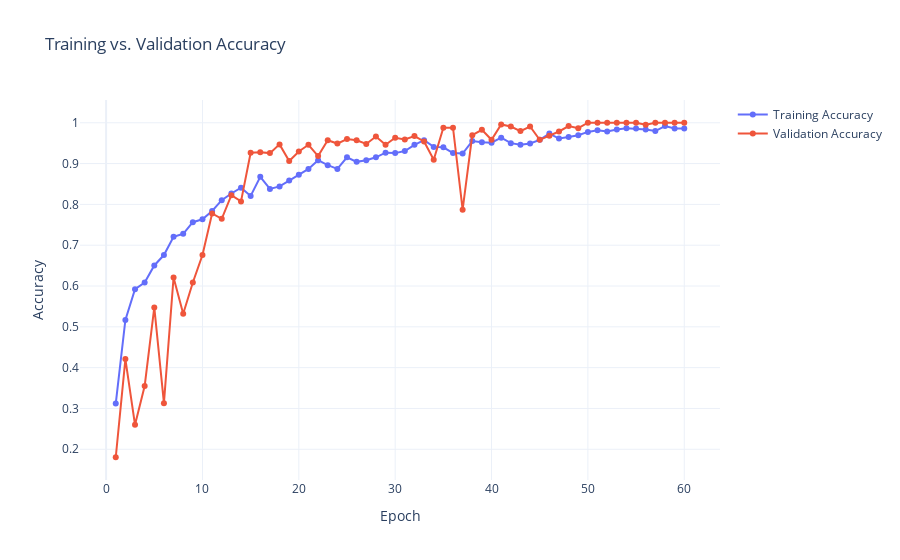
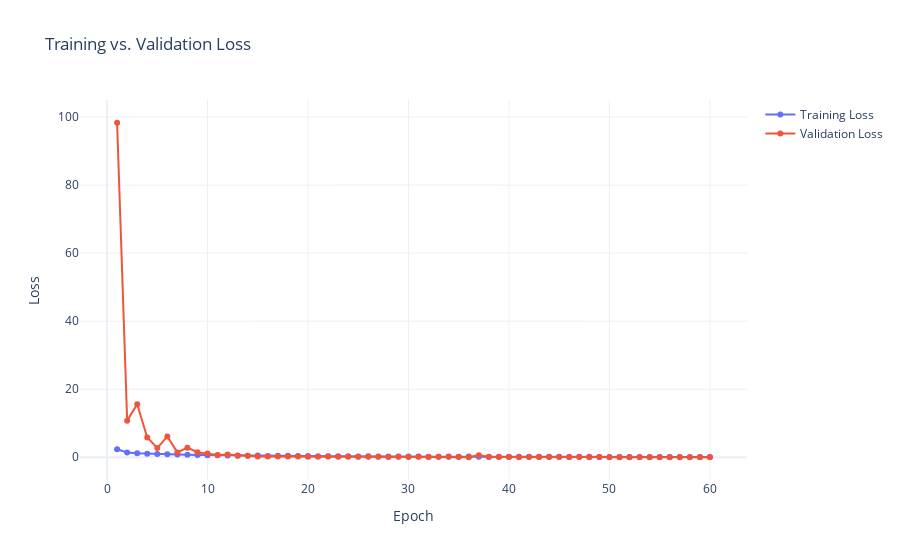

These figures' notebook cell, in order:
### Code cell
import plotly.graph_objects as go

# Create traces
fig = go.Figure()

# Training vs. Validation Accuracy
fig.add_trace(go.Scatter(x=list(range(1, len(history.history['accuracy']) + 1)), y=history.history['accuracy'], mode='lines+markers', name='Training Accuracy'))
fig.add_trace(go.Scatter(x=list(range(1, len(history.history['val_accuracy']) + 1)), y=history.history['val_accuracy'], mode='lines+markers', name='Validation Accuracy'))

# Layout for Accuracy
fig.update_layout(title='Training vs. Validation Accuracy', xaxis_title='Epoch', yaxis_title='Accuracy', template="plotly_white")

# Show the plot
fig.show()

# New figure for loss
fig = go.Figure()

fig.add_trace(go.Scatter(x=list(range(1, len(history.history['loss']) + 1)), y=history.history['loss'], mode='lines+markers', name='Training Loss'))
fig.add_trace(go.Scatter(x=list(range(1, len(history.history['val_loss']) + 1)), y=history.history['val_loss'], mode='lines+markers', name='Validation Loss'))

# Layout for Loss
fig.update_layout(title='Training vs. Validation Loss', xaxis_title='Epoch', yaxis_title='Loss', template="plotly_white")

# Show the plot
fig.show()

### Figure 1 — Plotly figure (JSON) as saved in the notebook; plotly's stock layout.template omitted (floating-point values rounded to 4 significant figures)
{"data": [{"mode": "lines+markers", "name": "Training Accuracy", "type": "scatter", "x": [1, 2, 3, 4, 5, 6, 7, 8, 9, 10, 11, 12, 13, 14, 15, 16, 17, 18, 19, 20, 21, 22, 23, 24, 25, 26, 27, 28, 29, 30, 31, 32, 33, 34, 35, 36, 37, 38, 39, 40, 41, 42, 43, 44, 45, 46, 47, 48, 49, 50, 51, 52, 53, 54, 55, 56, 57, 58, 59, 60], "y": [0.3119, 0.5168, 0.5923, 0.6086, 0.6504, 0.6758, 0.7207, 0.7278, 0.7564, 0.7635, 0.7839, 0.8104, 0.8267, 0.841, 0.8206, 0.8675, 0.8379, 0.844, 0.8583, 0.8726, 0.8869, 0.9083, 0.896, 0.8869, 0.9154, 0.9042, 0.9083, 0.9154, 0.9266, 0.9256, 0.9307, 0.946, 0.9572, 0.9409, 0.9399, 0.9256, 0.9246, 0.9551, 0.9521, 0.9511, 0.9633, 0.9501, 0.946, 0.949, 0.9582, 0.9735, 0.9613, 0.9653, 0.9694, 0.9776, 0.9817, 0.9786, 0.9837, 0.9867, 0.9857, 0.9837, 0.9796, 0.9918, 0.9857, 0.9857]}, {"mode": "lines+markers", "name": "Validation Accuracy", "type": "scatter", "x": [1, 2, 3, 4, 5, 6, 7, 8, 9, 10, 11, 12, 13, 14, 15, 16, 17, 18, 19, 20, 21, 22, 23, 24, 25, 26, 27, 28, 29, 30, 31, 32, 33, 34, 35, 36, 37, 38, 39, 40, 41, 42, 43, 44, 45, 46, 47, 48, 49, 50, 51, 52, 53, 54, 55, 56, 57, 58, 59, 60], "y": [0.1804, 0.421, 0.2599, 0.3547, 0.5474, 0.3129, 0.6208, 0.5321, 0.6086, 0.6758, 0.7778, 0.7645, 0.8226, 0.8073, 0.9266, 0.9276, 0.9256, 0.947, 0.9062, 0.9297, 0.946, 0.9185, 0.9572, 0.949, 0.9602, 0.9572, 0.948, 0.9664, 0.946, 0.9633, 0.9592, 0.9674, 0.9541, 0.9093, 0.9878, 0.9878, 0.787, 0.9694, 0.9827, 0.9582, 0.9959, 0.9908, 0.9796, 0.9908, 0.9582, 0.9684, 0.9786, 0.9918, 0.9867, 1, 1, 1, 1, 1, 1, 0.9949, 1, 1, 1, 1]}], "layout": {"autosize": true, "title": {"text": "Training vs. Validation Accuracy"}, "xaxis": {"autorange": true, "range": [-2.501, 63.5], "title": {"text": "Epoch"}, "type": "linear"}, "yaxis": {"autorange": true, "range": [0.1128, 1.068], "title": {"text": "Accuracy"}, "type": "linear"}}}

### Figure 2 — Plotly figure (JSON) as saved in the notebook; plotly's stock layout.template omitted (floating-point values rounded to 4 significant figures)
{"data": [{"mode": "lines+markers", "name": "Training Loss", "type": "scatter", "x": [1, 2, 3, 4, 5, 6, 7, 8, 9, 10, 11, 12, 13, 14, 15, 16, 17, 18, 19, 20, 21, 22, 23, 24, 25, 26, 27, 28, 29, 30, 31, 32, 33, 34, 35, 36, 37, 38, 39, 40, 41, 42, 43, 44, 45, 46, 47, 48, 49, 50, 51, 52, 53, 54, 55, 56, 57, 58, 59, 60], "y": [2.343, 1.409, 1.183, 1.059, 0.934, 0.8697, 0.7749, 0.7403, 0.6636, 0.6216, 0.585, 0.5227, 0.4607, 0.463, 0.4865, 0.3742, 0.4316, 0.4189, 0.3828, 0.3553, 0.3179, 0.2823, 0.2691, 0.2875, 0.2552, 0.2918, 0.2476, 0.2331, 0.222, 0.2103, 0.1973, 0.1685, 0.1486, 0.1708, 0.1703, 0.1939, 0.1859, 0.1565, 0.1541, 0.1499, 0.1389, 0.1234, 0.1441, 0.1301, 0.1175, 0.08987, 0.1131, 0.1179, 0.1017, 0.07488, 0.06465, 0.0682, 0.05438, 0.05812, 0.06084, 0.05432, 0.0602, 0.04177, 0.04751, 0.05201]}, {"mode": "lines+markers", "name": "Validation Loss", "type": "scatter", "x": [1, 2, 3, 4, 5, 6, 7, 8, 9, 10, 11, 12, 13, 14, 15, 16, 17, 18, 19, 20, 21, 22, 23, 24, 25, 26, 27, 28, 29, 30, 31, 32, 33, 34, 35, 36, 37, 38, 39, 40, 41, 42, 43, 44, 45, 46, 47, 48, 49, 50, 51, 52, 53, 54, 55, 56, 57, 58, 59, 60], "y": [98.33, 10.77, 15.57, 5.803, 2.711, 6.117, 1.435, 2.826, 1.487, 1.108, 0.6521, 0.783, 0.5372, 0.4744, 0.2358, 0.2049, 0.2275, 0.1892, 0.2287, 0.1835, 0.1603, 0.2168, 0.1414, 0.1353, 0.1353, 0.1189, 0.1469, 0.08773, 0.1459, 0.08967, 0.1286, 0.08943, 0.1146, 0.2172, 0.05157, 0.03653, 0.6249, 0.07921, 0.05445, 0.1051, 0.03142, 0.04325, 0.05656, 0.04052, 0.08352, 0.0937, 0.05458, 0.02493, 0.06457, 0.01088, 0.007522, 0.006467, 0.008484, 0.005292, 0.009563, 0.03311, 0.008546, 0.007495, 0.002743, 0.004373]}], "layout": {"autosize": true, "title": {"text": "Training vs. Validation Loss"}, "xaxis": {"autorange": true, "range": [-2.496, 63.5], "title": {"text": "Epoch"}, "type": "linear"}, "yaxis": {"autorange": true, "range": [-8.112, 106.4], "title": {"text": "Loss"}, "type": "linear"}}}
